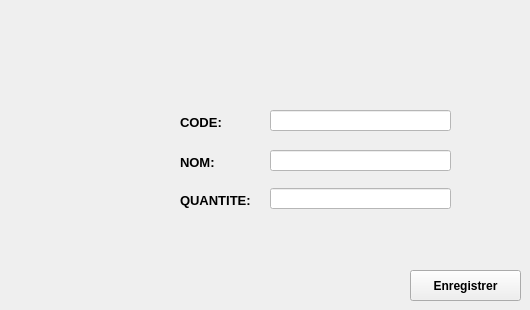
      <widget class="QWidget" name="page_59">
       <widget class="QLineEdit" name="code_2">
        <property name="geometry">
         <rect>
          <x>270</x>
          <y>110</y>
          <width>181</width>
          <height>21</height>
         </rect>
        </property>
        <property name="styleSheet">
         <string notr="true">background-color:white;</string>
        </property>
        <property name="readOnly">
         <bool>true</bool>
        </property>
       </widget>
       <widget class="QPushButton" name="enregistrerModificationMateriel">
        <property name="geometry">
         <rect>
          <x>410</x>
          <y>270</y>
          <width>111</width>
          <height>31</height>
         </rect>
        </property>
        <property name="font">
         <font>
          <pointsize>9</pointsize>
          <weight>75</weight>
          <bold>true</bold>
          <underline>false</underline>
         </font>
        </property>
        <property name="styleSheet">
         <string notr="true">backgroun-color:tan;</string>
        </property>
        <property name="text">
         <string>Enregistrer</string>
        </property>
       </widget>
       <widget class="QLabel" name="label_215">
        <property name="geometry">
         <rect>
          <x>180</x>
          <y>190</y>
          <width>91</width>
          <height>21</height>
         </rect>
        </property>
        <property name="font">
         <font>
          <pointsize>10</pointsize>
          <weight>75</weight>
          <bold>true</bold>
         </font>
        </property>
        <property name="text">
         <string>QUANTITE:</string>
        </property>
       </widget>
       <widget class="QLineEdit" name="nom_2">
        <property name="geometry">
         <rect>
          <x>270</x>
          <y>150</y>
          <width>181</width>
          <height>21</height>
         </rect>
        </property>
        <property name="styleSheet">
         <string notr="true">background-color:white;</string>
        </property>
       </widget>
       <widget class="QLabel" name="label_216">
        <property name="geometry">
         <rect>
          <x>180</x>
          <y>152</y>
          <width>91</width>
          <height>21</height>
         </rect>
        </property>
        <property name="font">
         <font>
          <pointsize>10</pointsize>
          <weight>75</weight>
          <bold>true</bold>
         </font>
        </property>
        <property name="text">
         <string>NOM:</string>
        </property>
       </widget>
       <widget class="QLineEdit" name="qte_2">
        <property name="geometry">
         <rect>
          <x>270</x>
          <y>188</y>
          <width>181</width>
          <height>21</height>
         </rect>
        </property>
        <property name="styleSheet">
         <string notr="true">background-color:white;</string>
        </property>
       </widget>
       <widget class="QLabel" name="label_217">
        <property name="geometry">
         <rect>
          <x>180</x>
          <y>112</y>
          <width>91</width>
          <height>21</height>
         </rect>
        </property>
        <property name="font">
         <font>
          <pointsize>10</pointsize>
          <weight>75</weight>
          <bold>true</bold>
         </font>
        </property>
        <property name="text">
         <string>CODE:</string>
        </property>
       </widget>
      </widget>
